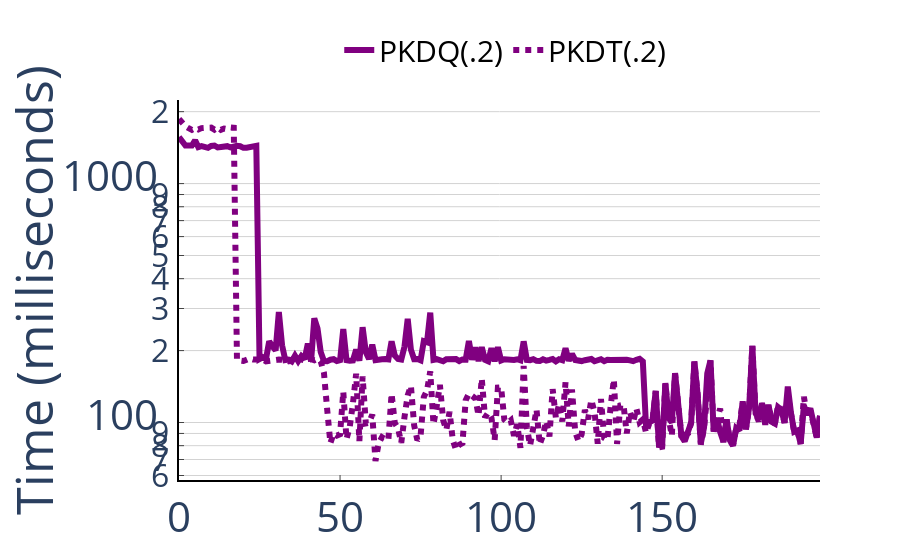

Write notebook code for a chart like this one.
### Code cell
per_query('Uniform8', ['ProgressiveIndexQueryLimit', 'ProgressiveIndexTimeLimit'], 200)

### Figure 1 — Plotly figure (JSON) as saved in the notebook; plotly's stock layout.template omitted (floating-point values rounded to 4 significant figures; data arrays with more than 128 entries replaced by an {"elided": "..."} marker saying what was removed)
{"data": [{"line": {"dash": "solid", "width": 6}, "marker": {"color": "purple"}, "mode": "lines", "name": "PKDQ(.2)", "type": "scatter", "x": {"elided": "200 int values"}, "y": {"elided": "200 float values"}}, {"line": {"dash": "dot", "width": 6}, "marker": {"color": "purple"}, "mode": "lines", "name": "PKDT(.2)", "type": "scatter", "x": {"elided": "200 int values"}, "y": {"elided": "200 float values"}}], "layout": {"autosize": true, "font": {"size": 42}, "legend": {"font": {"color": "black", "size": 30}, "orientation": "h", "x": 0.25, "y": 1.2}, "plot_bgcolor": "rgba(0, 0, 0, 0)", "showlegend": true, "xaxis": {"autorange": true, "linecolor": "black", "linewidth": 2, "range": [0, 199], "showline": true, "ticklen": 5, "ticks": "inside", "type": "linear", "zeroline": true}, "yaxis": {"autorange": true, "gridcolor": "lightgrey", "gridwidth": 1, "linecolor": "black", "linewidth": 2, "range": [1.759, 3.35], "showgrid": true, "showline": true, "ticklen": 5, "ticks": "inside", "title": {"text": "Time (milliseconds)"}, "type": "log", "zeroline": false, "zerolinecolor": "rgba(0, 0, 0, 0)"}}}
